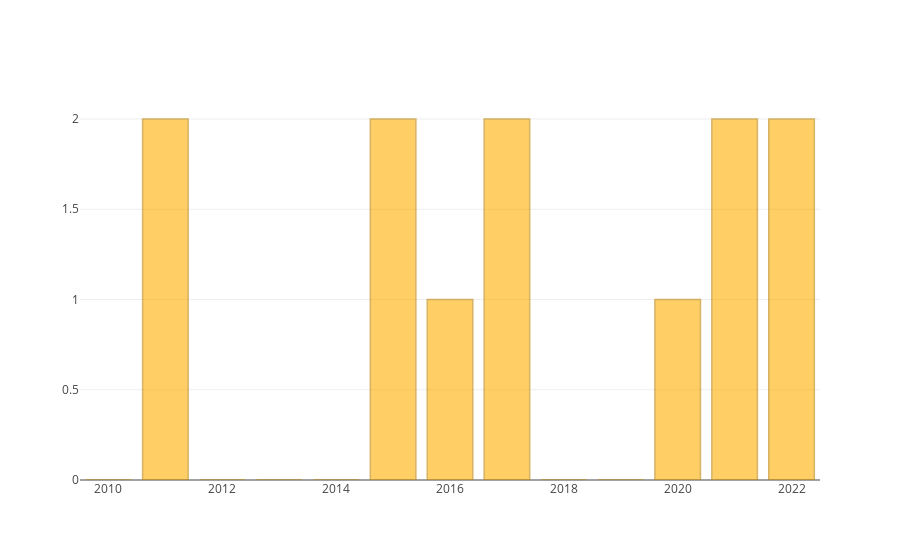

This figure's notebook cell:
### Code cell
dataWindow
    .withColumn("temperatura maxima", func.round($"ta_max", 2))
    .orderBy($"mes".asc)
    .select($"mes", $"año", $"temperatura maxima")
    .show()

val dataToPlot = Seq(
  Bar(
    Seq(2010, 2011, 2012, 2013, 2014, 2015, 2016, 2017, 2018, 2019, 2020, 2021, 2022),
    Seq(year2010, year2011, year2012, year2013, year2014, year2015, year2016, 
        year2017, year2018, year2019, year2020, year2021, year2022),
    marker = Marker(
        color = Color.RGB(255, 174, 0),
        opacity = 0.6,
        line = Line(
            color = Color.RGB(189, 129, 0),
              width = 1.5
        )
    )
  )
)

plot(dataToPlot)

### Figure 1 — Plotly figure (JSON) as saved in the notebook; plotly's stock layout.template omitted (floating-point values rounded to 4 significant figures)
{"data": [{"marker": {"color": "rgb(255, 174, 0)", "line": {"color": "rgb(189, 129, 0)", "width": 1.5}, "opacity": 0.6}, "type": "bar", "x": [2010, 2011, 2012, 2013, 2014, 2015, 2016, 2017, 2018, 2019, 2020, 2021, 2022], "y": [0, 2, 0, 0, 0, 2, 1, 2, 0, 0, 1, 2, 2]}], "layout": {}}
